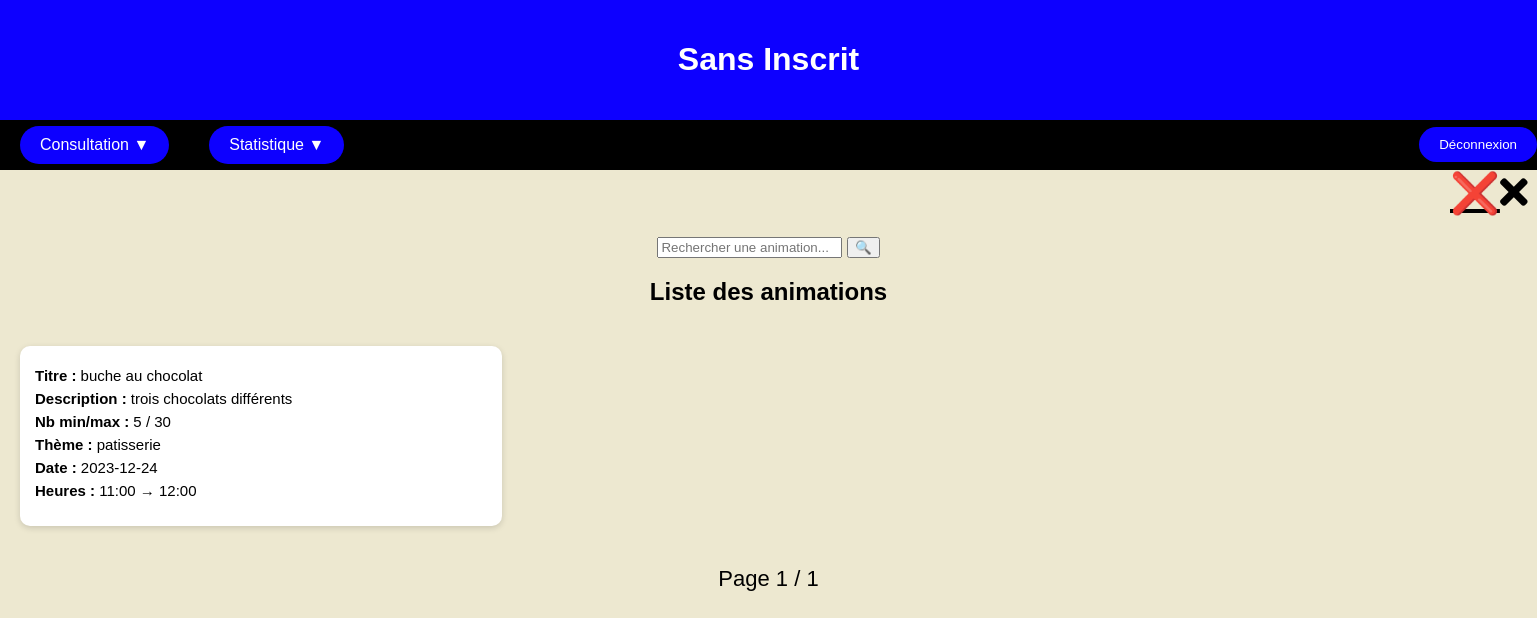
The page /Gestionnaire_des_animations/front_end/sans_inscrit.php (signed in) on the database its author committed.
### tables this page shows
CREATE TABLE IF NOT EXISTS `animation` (
  `ID` int NOT NULL AUTO_INCREMENT,
   Titre varchar(70) NOT NULL,
  `DateHeureDeb` datetime NOT NULL,
  `DateHeureFin` datetime  NOT NULL,
  `nbreMin` int NOT NULL,
  `nbreMax` int NOT NULL,
  `materiel` varchar(250) NOT NULL,
  `commentaire` varchar(360) NOT NULL,
    `annulation` boolean default false,
  idTheme int REFERENCES  Theme(ID),
idAnimateur int REFERENCES  Animateur(ID),
idLieu int REFERENCES  lieu(ID),
  PRIMARY KEY (`ID`)
);

CREATE TABLE IF NOT EXISTS `theme` (
  `ID` int NOT NULL AUTO_INCREMENT,
  `libelle` varchar(50) NOT NULL,
  PRIMARY KEY (`ID`)
);

### Gestionnaire_des_animations/back_end/sans_inscrit.php (called while the page is built, shortened)
<?php
require('../../back_end/include/config.php');
$page = isset($_GET['page']) ? intval($_GET['page']) : 1;
$limit = 6;
$offset = ($page - 1) * $limit;
$search = $_GET['search'] ?? "";
$query = "
    SELECT
        a.ID,
        a.Titre,
        a.commentaire,
        a.nbreMin,
        a.nbreMax,
        t.libelle AS theme,
        a.DateHeureDeb,
        a.DateHeureFin
    FROM animation a
    LEFT JOIN theme t ON t.ID = a.idTheme
    WHERE EXISTS (
        SELECT 0 FROM inscription i
        WHERE i.id_animation = a.ID
        AND i.presence = 0
        AND a.annulation =0
    )
";
$query .= " ORDER BY a.DateHeureDeb ASC LIMIT :limit OFFSET :offset";
$sql = $cnx->prepare($query);
$sql->bindValue(':limit', $limit, PDO::PARAM_INT);
$sql->bindValue(':offset', $offset, PDO::PARAM_INT);
$sql->execute();
$animations = $sql->fetchAll(PDO::FETCH_ASSOC);
$countQuery = "
    SELECT COUNT(*)
    FROM animation a
    WHERE EXISTS (
        SELECT 0 FROM inscription i
        WHERE i.id_animation = a.ID
        AND i.presence = 0
        AND a.annulation = 0
    )
";
$totalCount = $cnx->query($countQuery)->fetchColumn();
$totalPages = ceil($totalCount / $limit);
?>

### Gestionnaire_des_animations/front_end/sans_inscrit.php (the view, shortened to what this page needs)
<?php
require('../back_end/sans_inscrit.php')
?>
<!DOCTYPE html>
<html lang="fr">
<head>
    <link rel="stylesheet" type="text/css" href="../../assets/css/inscrit.css">
    <link rel="stylesheet" type="text/css" href="../../assets/css/responsive_design_inscrit.css">
</head>
<body>
<div class="header">
    <h1>Sans Inscrit</h1>
</div>
<a class = croix href="traitement.php">❌<i class="fas fa-times"></i></a>
<div class="centrer">
<form method="GET" class="search-bar">
    <input type="text" name="search" placeholder="Rechercher une animation..." value="<?= htmlspecialchars($search) ?>">
    <button type="submit">🔍</button>
</form>
<h2>Liste des animations</h2>
</div>
<div class="container-animations">
<?php foreach ($animations as $anim): ?>
    <div class="bloc-animation">
        <p><strong>Titre :</strong> <?= $anim['Titre'] ?></p>
        <p><strong>Description :</strong> <?= $anim['commentaire'] ?></p>
        <p><strong>Nb min/max :</strong> <?= $anim['nbreMin'] ?> / <?= $anim['nbreMax'] ?></p>
        <p><strong>Thème :</strong> <?= $anim['theme'] ?></p>
        <p><strong>Date :</strong> <?= substr($anim['DateHeureDeb'], 0, 10) ?></p>
        <p><strong>Heures :</strong>
            <?= substr($anim['DateHeureDeb'], 11, 5) ?> → <?= substr($anim['DateHeureFin'], 11, 5) ?>
        </p>
    </div>
<?php endforeach; ?>
</div>
<div class="pagination">
    <span>Page <?= $page ?> / <?= $totalPages ?></span>
</div>
</body>
</html>

### assets/css/inscrit.css (style rules this page uses)
body { background-color: #EDE8D0; font-family: Arial; margin: 0; }
.header { background: #0D00FF; color: white; padding: 20px; text-align: center; }
.centrer { text-align: center; margin-top: 20px; }
.menu { position: relative; background: #000000; height: 50px; display: flex; align-items: center; gap: 40px; padding-left: 20px; }
.menu ul { list-style: none; margin: 0; padding: 0; }
.menu a { color: white; text-decoration: none; }
.title { background: #0D00FF; color: white; padding: 10px 20px; border-radius: 20px; display: inline-block; cursor: pointer; }
.bar { background: #0D00FF; color: white; padding: 10px 20px; border: none; cursor: pointer; border-radius: 20px; margin-left: auto; }
.croix { position: relative; font-size: 40px; color: black; text-align: right; width: 95%; right: -1450px; }
.container-animations { display: grid !important; grid-template-columns: repeat(3, 1fr) !important; gap: 25px !important; padding: 20px !important; width: 100% !important; box-sizing: border-box; }
.bloc-animation { background: white; padding: 15px; border-radius: 10px; box-shadow: 0 2px 6px rgba(0,0,0,0.15); font-size: 15px; min-height: 180px; box-sizing: border-box; }
.bloc-animation p { margin: 6px 0; }
.pagination { text-align: center; margin-top: 20px; font-size: 22px; }

### rows shown on the page
animation: Titre "buche au chocolat", commentaire "trois chocolats différents", nbreMin "5", nbreMax "30", idTheme.libelle "patisserie", DateHeureDeb "2023-12-24", DateHeureDeb "11:00", DateHeureFin "12:00"

### other values the page prints
$page "1"
$totalPages "1"
